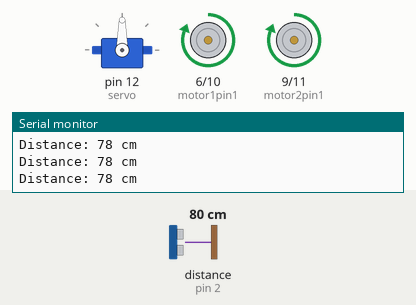
Recording of a sketch running on a simulated Arduino Uno, built with avr-gcc and run on an emulated ATmega328P. Shown: servo, motor-driver pin pairs drawn as motors (green arrow = first pin HIGH = forward, orange = second pin HIGH = backward, longer = more drive), the last lines printed to the serial monitor. Wiring (inferred from the names in the program): ultrasonic range finder: trigger pin 3; echo pin 2. Inputs (shaded band) come from the test bench; at power-on: distance to the obstacle (sensor on pin 2) 80 cm. The echo pulse lasts 58.3 µs per cm. At 1.3 s the program stops and its outputs stay as they are.

Above: at 1.2 s.
1.3 s: distance to the obstacle (sensor on pin 2) set to 2 cm
At 1.6 s:
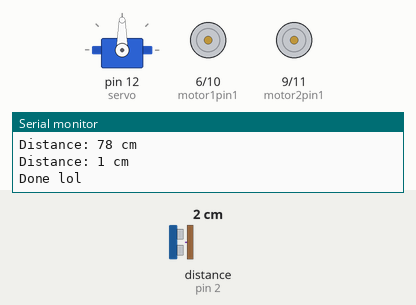
Timing chart, 0 to 2.8 s (numbered marks = the images above; inputs shaded):
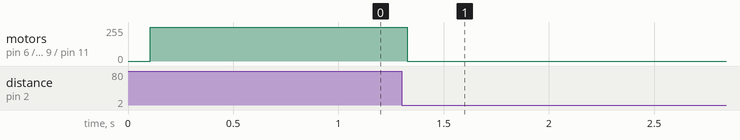

Measured:
- after the input at 1.3 s, motor on pin 6 (motor1pin1) / pin 10 (motor1pin2), motor on pin 9 (motor2pin1) / pin 11 (motor2pin2): forward 255/255 → stopped at once

The sketch:

MoveDistanceFromSensor.ino
```cpp
// Defining motor pins
int motor1pin1 = 6;
int motor1pin2 = 10;

int motor2pin1 = 9;
int motor2pin2 = 11;

// Signal
#define echoPin 2
#define trigPin 3

long duration;
int distance;

// Rotating head
#include <Servo.h>
Servo servo;

void setup() {
    // Motor pins
    pinMode(motor1pin1, OUTPUT);
    pinMode(motor1pin2, OUTPUT);
    pinMode(motor2pin1, OUTPUT);
    pinMode(motor2pin2, OUTPUT);

    // Ultrasound pins
    pinMode(echoPin, INPUT);
    pinMode(trigPin, OUTPUT);

    // Servo pins
    servo.attach(12);

    // Serial monitor
    Serial.begin(9600);
    Serial.println("Driving towards a wall and NOT hitting it!");
}

void moveForward() {
    digitalWrite(motor1pin1, HIGH);
    digitalWrite(motor1pin2, LOW);
    digitalWrite(motor2pin1, HIGH);
    digitalWrite(motor2pin2, LOW);
}

void stop() {
    digitalWrite(motor2pin1, LOW);
    digitalWrite(motor2pin2, LOW);
    digitalWrite(motor1pin1, LOW);
    digitalWrite(motor1pin2, LOW);
}

void checkDistance() {
    // Clears condition
    digitalWrite(trigPin, LOW);
    delayMicroseconds(2);

    // Sets trig pin high
    digitalWrite(trigPin, HIGH);
    delayMicroseconds(10);
    digitalWrite(trigPin, LOW);

    // Reads the echoPin
    duration = pulseIn(echoPin, HIGH);
    // Calculates distance
    distance = duration * 0.034 / 2; // Speed of sound

    Serial.print("Distance: ");
    Serial.print(distance);
    Serial.println(" cm");
}

void loop() {
    servo.write(90);
    delay(100);
    checkDistance();
    double init_distance = distance;
    moveForward();
    while(distance > 30){
        checkDistance();
        delay(15);
    }
    stop();
    Serial.print("Done lol");
    delay(15);
    exit(0);
}
```
